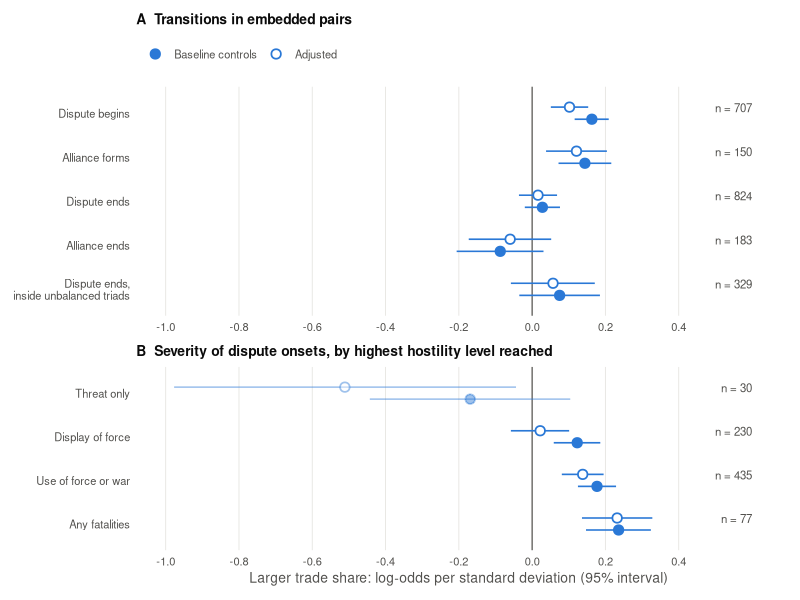
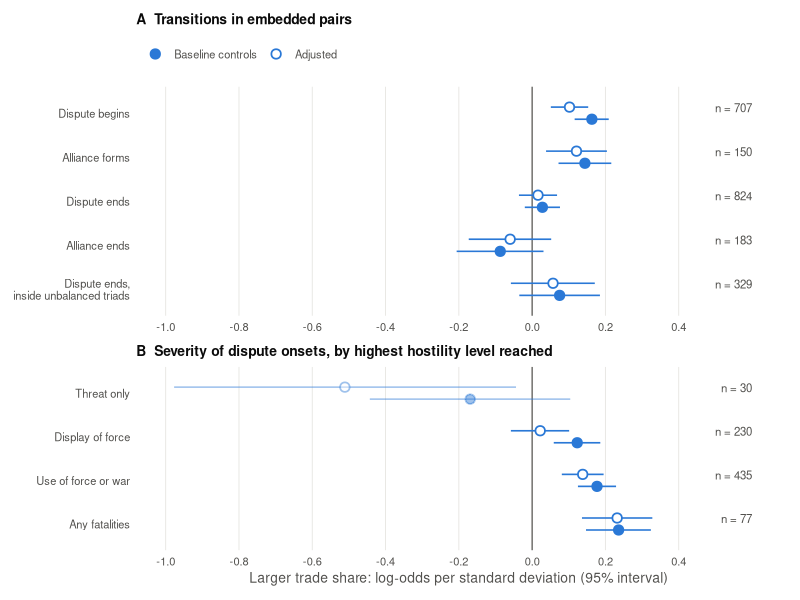
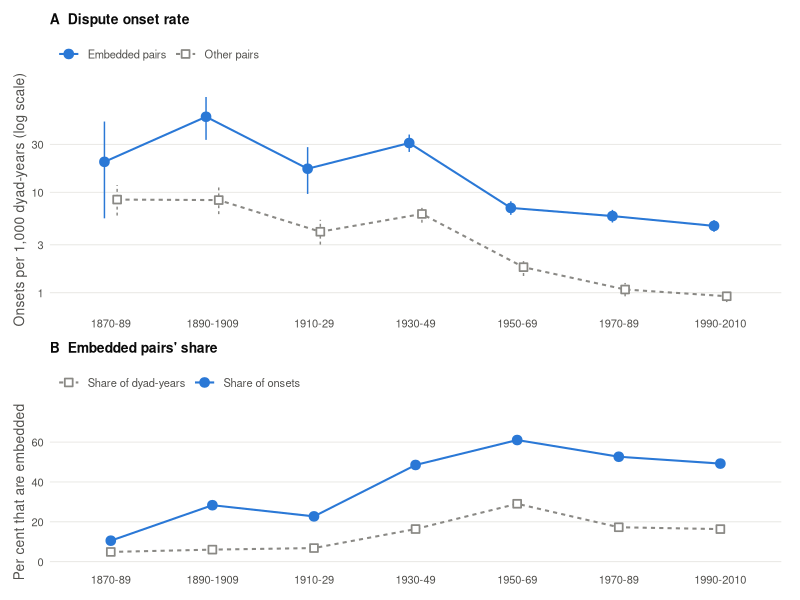
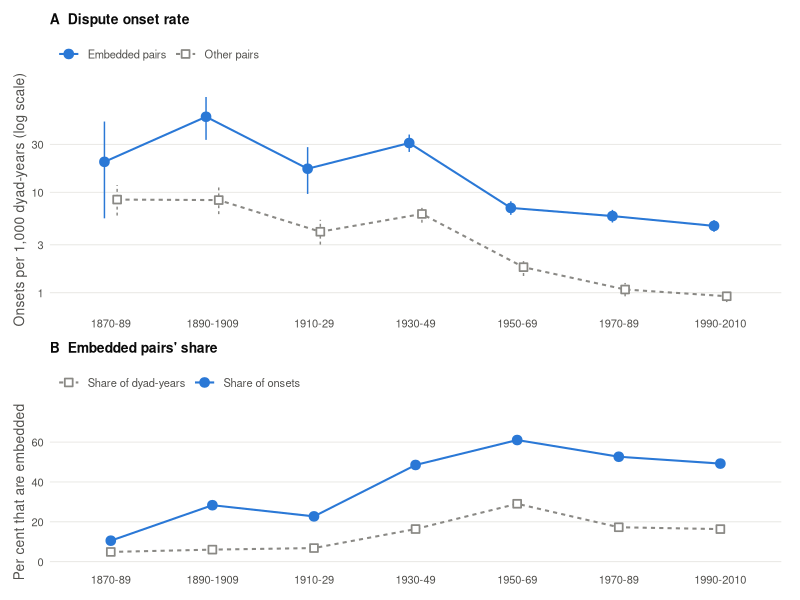

These figures' R source, in order:
# 80: Figure 2 (what exposure does: coefficient plot) and Figure 3 (embedding over time). Reads results/claims_table.csv, results/hostility_gradient_output.txt, results/era_bins_*.csv.
suppressMessages({ library(dplyr); library(readr); library(tidyr); library(stringr); library(ggplot2); library(patchwork) })

BLUE <- "#2a78d6"; INK <- "#0b0b0b"; INK2 <- "#52514e"; GREY <- "#8a8985"; GRID <- "#e6e5e1"
th <- theme_minimal(base_size = 10, base_family = "Helvetica") + theme(panel.grid.minor = element_blank(), panel.grid.major.y = element_blank(), panel.grid.major.x = element_line(colour = GRID, linewidth = 0.3),
  axis.text = element_text(colour = INK2), axis.title = element_text(colour = INK2), plot.title = element_text(colour = INK, face = "bold", size = 10, hjust = 0), legend.position = "top", legend.justification = "left",
  legend.text = element_text(colour = INK2), plot.margin = margin(4, 8, 4, 4))
# ---- Figure 2
ct <- read_csv("results/claims_table.csv", show_col_types = FALSE)
lab <- c("dispute onset" = "Dispute begins", "alliance formation" = "Alliance forms", "dispute ending" = "Dispute ends", "alliance ending" = "Alliance ends", "dispute ending, unbalanced (+,+,-) triads" = "Dispute ends,\ninside unbalanced triads")
pa <- ct %>% filter(spec %in% c("baseline", "+ volume + decade FE", "spec D (controls, allied)", "spec D + pact FE")) %>%
  mutate(row = lab[outcome], kind = ifelse(spec %in% c("baseline", "spec D (controls, allied)"), "Baseline controls", "Adjusted"), n = paste0(events)) %>% select(row, kind, est, ci_lo, ci_hi, events)
pa$row <- factor(pa$row, levels = rev(unname(lab))); pa$panel <- "A  Transitions in embedded pairs"
hl <- readLines("results/hostility_gradient_output.txt"); spec <- NA; out <- list()
for (l in hl) { if (str_detect(l, "spec: baseline")) spec <- "Baseline controls"; if (str_detect(l, "spec: \\+ z_vol")) spec <- "Adjusted"
  m <- str_match(l, "^\\s+(y_\\w+)\\s+est\\s+(-?[0-9.]+) .*CI \\[\\s*(-?[0-9.]+),\\s*(-?[0-9.]+)\\].*events (\\d+)")
  if (!is.na(m[1, 1]) && !is.na(spec) && m[1, 2] != "y_any") out[[length(out) + 1]] <- tibble(key = m[1, 2], kind = spec, est = as.numeric(m[1, 3]), ci_lo = as.numeric(m[1, 4]), ci_hi = as.numeric(m[1, 5]), events = as.integer(m[1, 6])) }
sev <- bind_rows(out) %>% mutate(row = recode(key, y_thr = "Threat only", y_dis = "Display of force", y_force = "Use of force or war", y_fat = "Any fatalities"))
sev$row <- factor(sev$row, levels = rev(c("Threat only", "Display of force", "Use of force or war", "Any fatalities"))); sev$panel <- "B  Severity of dispute onsets"
all <- bind_rows(pa, sev %>% select(row, kind, est, ci_lo, ci_hi, events, panel)) %>% mutate(kind = factor(kind, levels = c("Baseline controls", "Adjusted")), thin = row == "Threat only")
lims <- c(-1.0, 0.6)
mk <- function(df, title, legend = FALSE) ggplot(df, aes(est, row, shape = kind, fill = kind, alpha = thin)) +
  geom_vline(xintercept = 0, colour = INK2, linewidth = 0.4) +
  geom_errorbarh(aes(xmin = ci_lo, xmax = ci_hi), height = 0, linewidth = 0.55, colour = BLUE, position = position_dodge(width = 0.55)) +
  geom_point(size = 2.6, colour = BLUE, stroke = 0.9, position = position_dodge(width = 0.55)) +
  geom_text(data = df %>% filter(kind == "Baseline controls"), aes(x = lims[2], y = row, label = paste0("n = ", events)), inherit.aes = FALSE, hjust = 1, vjust = -0.1, size = 2.9, colour = INK2, family = "Helvetica") +
  scale_shape_manual(values = c("Baseline controls" = 21, "Adjusted" = 21), guide = "none") +
  scale_fill_manual(values = c("Baseline controls" = BLUE, "Adjusted" = "white"), name = NULL, labels = c("Baseline controls", "Adjusted"), guide = if (legend) guide_legend(override.aes = list(shape = 21, alpha = 1, colour = BLUE)) else "none") +
  scale_alpha_manual(values = c(`FALSE` = 1, `TRUE` = 0.45), guide = "none") + scale_x_continuous(limits = lims, breaks = seq(-1, 0.4, 0.2)) + labs(x = NULL, y = NULL, title = title) + th
fa <- mk(all %>% filter(str_starts(panel, "A")), "A  Transitions in embedded pairs", TRUE); fb <- mk(all %>% filter(str_starts(panel, "B")), "B  Severity of dispute onsets, by highest hostility level reached") + labs(x = "Larger trade share: log-odds per standard deviation (95% interval)")
fig2 <- fa / fb + plot_layout(heights = c(5, 4))
ggsave("results/fig_exposure_map.pdf", fig2, width = 6.4, height = 5.6, device = cairo_pdf); ggsave("results/fig_exposure_map.png", fig2, width = 6.4, height = 5.6, dpi = 300)
# ---- Figure 3
r <- read_csv("results/era_bins_rates.csv", show_col_types = FALSE); sh <- read_csv("results/era_bins_shares.csv", show_col_types = FALSE)
lv <- c("1870-89", "1890-1909", "1910-29", "1930-49", "1950-69", "1970-89", "1990-2010"); r$per <- factor(r$per, lv); sh$per <- factor(sh$per, lv); r$grp <- ifelse(r$tri, "Embedded pairs", "Other pairs")
f3a <- ggplot(r, aes(per, rate, group = grp, colour = grp, shape = grp, linetype = grp)) + geom_linerange(aes(ymin = lo, ymax = hi), linewidth = 0.5, position = position_dodge(width = 0.25), show.legend = FALSE) +
  geom_line(linewidth = 0.7, position = position_dodge(width = 0.25)) + geom_point(size = 2.4, position = position_dodge(width = 0.25), fill = "white", stroke = 0.9) +
  scale_colour_manual(values = c("Embedded pairs" = BLUE, "Other pairs" = GREY), name = NULL) + scale_shape_manual(values = c("Embedded pairs" = 19, "Other pairs" = 22), name = NULL) + scale_linetype_manual(values = c("Embedded pairs" = "solid", "Other pairs" = "22"), name = NULL) +
  scale_y_log10(breaks = c(1, 3, 10, 30), labels = c("1", "3", "10", "30")) + labs(x = NULL, y = "Onsets per 1,000 dyad-years (log scale)", title = "A  Dispute onset rate") + th + theme(panel.grid.major.x = element_blank(), panel.grid.major.y = element_line(colour = GRID, linewidth = 0.3))
s <- sh %>% pivot_longer(c(pct_dyad_years_embedded, pct_onsets_embedded), names_to = "k", values_to = "pct") %>% mutate(k = recode(k, pct_dyad_years_embedded = "Share of dyad-years", pct_onsets_embedded = "Share of onsets"))
f3b <- ggplot(s, aes(per, pct, group = k, colour = k, shape = k, linetype = k)) + geom_line(linewidth = 0.7) + geom_point(size = 2.4, fill = "white", stroke = 0.9) +
  scale_colour_manual(values = c("Share of onsets" = BLUE, "Share of dyad-years" = GREY), name = NULL) + scale_shape_manual(values = c("Share of onsets" = 19, "Share of dyad-years" = 22), name = NULL) + scale_linetype_manual(values = c("Share of onsets" = "solid", "Share of dyad-years" = "22"), name = NULL) +
  scale_y_continuous(limits = c(0, 70), breaks = seq(0, 60, 20)) + labs(x = NULL, y = "Per cent that are embedded", title = "B  Embedded pairs' share") + th + theme(panel.grid.major.x = element_blank(), panel.grid.major.y = element_line(colour = GRID, linewidth = 0.3))
fig3 <- f3a / f3b + plot_layout(heights = c(5, 3.4))
ggsave("results/fig_eras.pdf", fig3, width = 6.4, height = 5.4, device = cairo_pdf); ggsave("results/fig_eras.png", fig3, width = 6.4, height = 5.4, dpi = 300)
cat("figures written\n")
